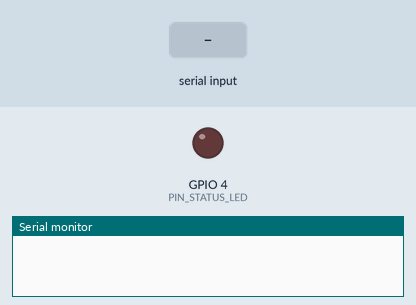
Simulated run of this sketch. Board: ESP32. Parts: output pins drawn as LEDs (lit = HIGH), the last lines printed to the serial monitor. Inputs (shaded band) come from the test bench.

Above: at 0.0 s.
At 1.7 s:
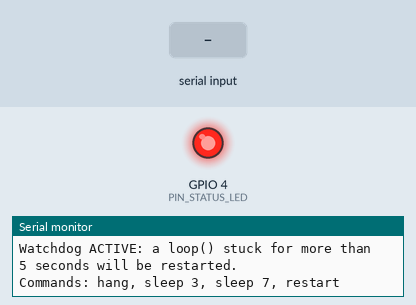
1.8 s: "sleep 90\n" received over Serial
At 2.7 s:
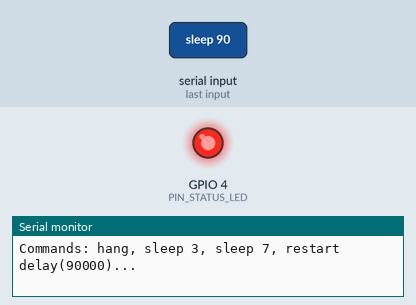
Timing chart, 0 to 4.8 s (numbered marks = the images above; inputs shaded):
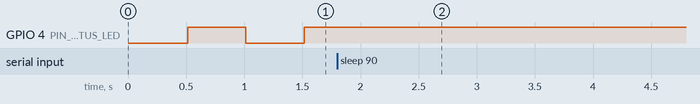

Measured:
- after the input at 1.8 s, GPIO 4 (PIN_STATUS_LED): stops changing and stays HIGH

The sketch:

module08_watchdog.ino
```cpp
// Module 8 - Practice 6: the watchdog, a guard that restarts a stuck program
// Circuit: status LED on D4 (the Quick Win circuit, or the Node 1 workbench).
//
// Commands in the Serial Monitor (choose New Line):
//   hang     -> deliberately enter a loop that never ends
//   sleep 3  -> delay(3000): still under the watchdog limit
//   sleep 7  -> delay(7000): goes past the 5-second limit
//   restart  -> the program itself asks for a restart

#include <esp_task_wdt.h>  // comes with the esp32 package

const bool USE_WATCHDOG = true;               // change to false to see what happens WITHOUT a guard
const unsigned long WATCHDOG_TIMEOUT = 5000;  // milliseconds
const int PIN_STATUS_LED = 4;

unsigned long lastBlinkTime = 0;
bool ledOn = false;

// ---------- A Serial line reader that never waits (same as Practice 5) ----------
const int MAX_LINE_LENGTH = 40;
char line[MAX_LINE_LENGTH + 1];
int lineLength = 0;

bool lineReady() {
  while (Serial.available() > 0) {
    char letter = Serial.read();
    if (letter == '\n') {
      line[lineLength] = '\0';
      lineLength = 0;
      return true;
    }
    if (letter != '\r' && lineLength < MAX_LINE_LENGTH) {
      line[lineLength] = letter;
      lineLength++;
    }
  }
  return false;
}

// The last restart reason, with its explanation.
const char* explainResetReason() {
  esp_reset_reason_t reason = esp_reset_reason();
  if (reason == ESP_RST_POWERON) {
    return "POWERON (just powered on, EN button pressed, or just uploaded)";
  }
  if (reason == ESP_RST_SW) {
    return "SW (the program itself asked for a restart)";
  }
  if (reason == ESP_RST_TASK_WDT) {
    return "TASK_WDT (watchdog: loop() fed the guard too late)";
  }
  if (reason == ESP_RST_INT_WDT || reason == ESP_RST_WDT) {
    return "WDT (another kind of watchdog)";
  }
  if (reason == ESP_RST_PANIC) {
    return "PANIC (the program crashed)";
  }
  if (reason == ESP_RST_BROWNOUT) {
    return "BROWNOUT (the voltage briefly dropped)";
  }
  return "other";
}

void setup() {
  Serial.begin(115200);
  delay(500);
  pinMode(PIN_STATUS_LED, OUTPUT);
  Serial.println();
  Serial.println("Practice 6 - watchdog");
  Serial.print("Last restart reason: ");
  Serial.println(explainResetReason());

  if (USE_WATCHDOG) {
    // The esp32 package version 3 way of writing it: all settings in one "form"
    esp_task_wdt_config_t watchdogConfig = {
      .timeout_ms = WATCHDOG_TIMEOUT,  // time limit: 5000 ms
      .idle_core_mask = 0b01,          // keep watching the "idle task" of core 0 (the esp32 package default)
      .trigger_panic = true,           // fed too late = panic, then restart
    };
    esp_task_wdt_reconfigure(&watchdogConfig);  // the esp32 package has already started the watchdog: just reconfigure it
    esp_task_wdt_add(NULL);                     // NULL = watch the task that is running now, that is, loop()
    Serial.println("Watchdog ACTIVE: a loop() stuck for more than 5 seconds will be restarted.");
  } else {
    Serial.println("Watchdog NOT used.");
  }
  Serial.println("Commands: hang, sleep 3, sleep 7, restart");
}

void loop() {
  if (USE_WATCHDOG) {
    esp_task_wdt_reset();  // "feed" the guard: a sign that loop() is still running
  }

  // The LED switches every 500 ms: as long as it blinks, we know loop() is still running
  if (millis() - lastBlinkTime >= 500) {
    lastBlinkTime = millis();
    ledOn = !ledOn;
    digitalWrite(PIN_STATUS_LED, ledOn);
  }

  if (!lineReady()) {
    return;
  }
  String command = line;
  command.trim();
  command.toLowerCase();

  if (command == "hang") {
    Serial.println("Entering a loop that never ends... the LED stops blinking.");
    while (true) {
      // empty on purpose: the program is stuck here forever
    }
  } else if (command.startsWith("sleep ")) {
    int seconds = command.substring(6).toInt();  // the text after "sleep " turned into a number
    Serial.print("delay(");
    Serial.print(seconds * 1000);
    Serial.println(")...");
    delay(seconds * 1000);
    Serial.println("Awake again!");
  } else if (command == "restart") {
    Serial.println("Restarting now...");
    Serial.flush();
    ESP.restart();
  } else {
    Serial.println("Unknown command. Try: hang, sleep 3, sleep 7, restart");
  }
}
```
